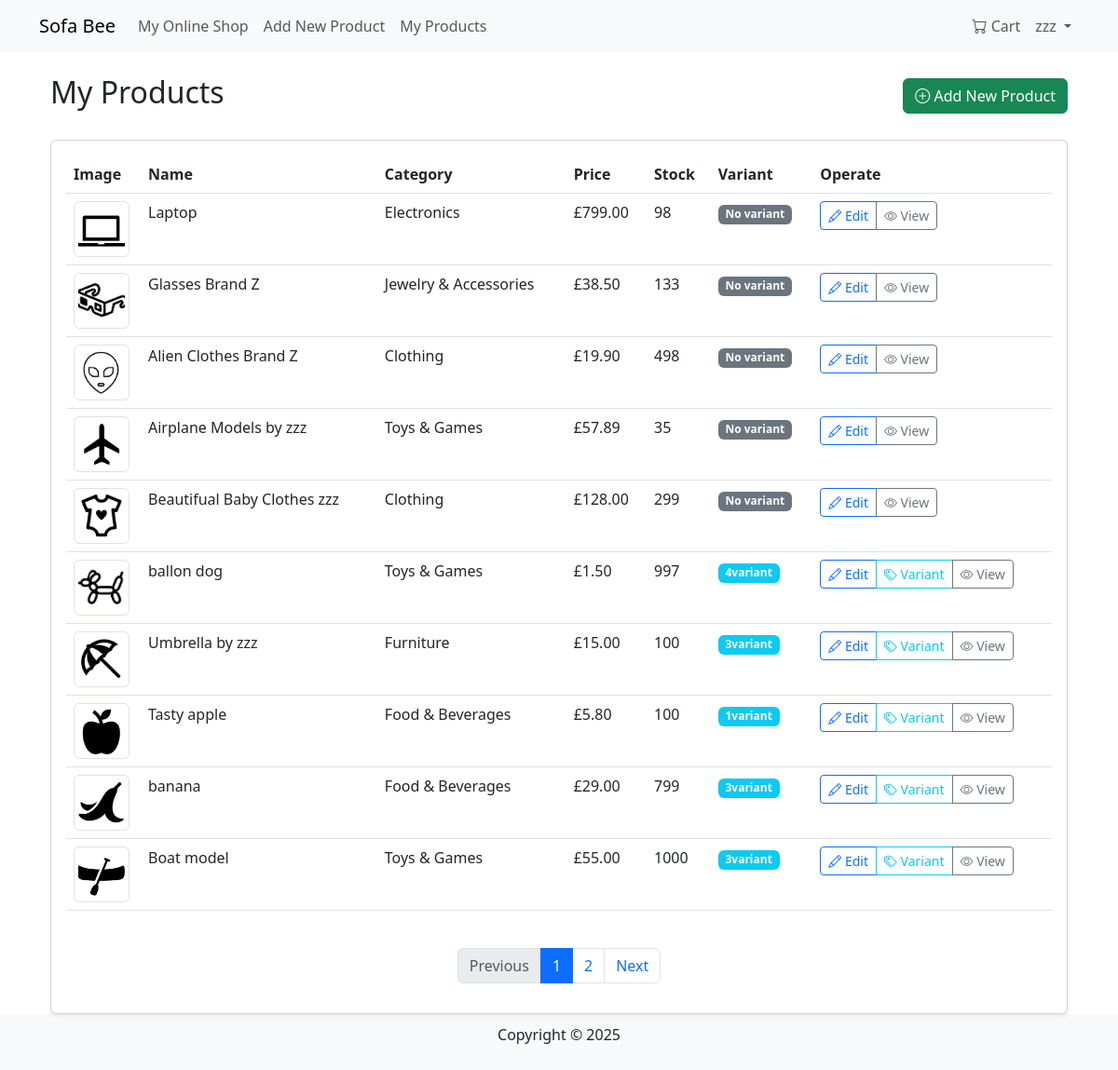
Before: /products/manage/ (signed in) with the older database file.
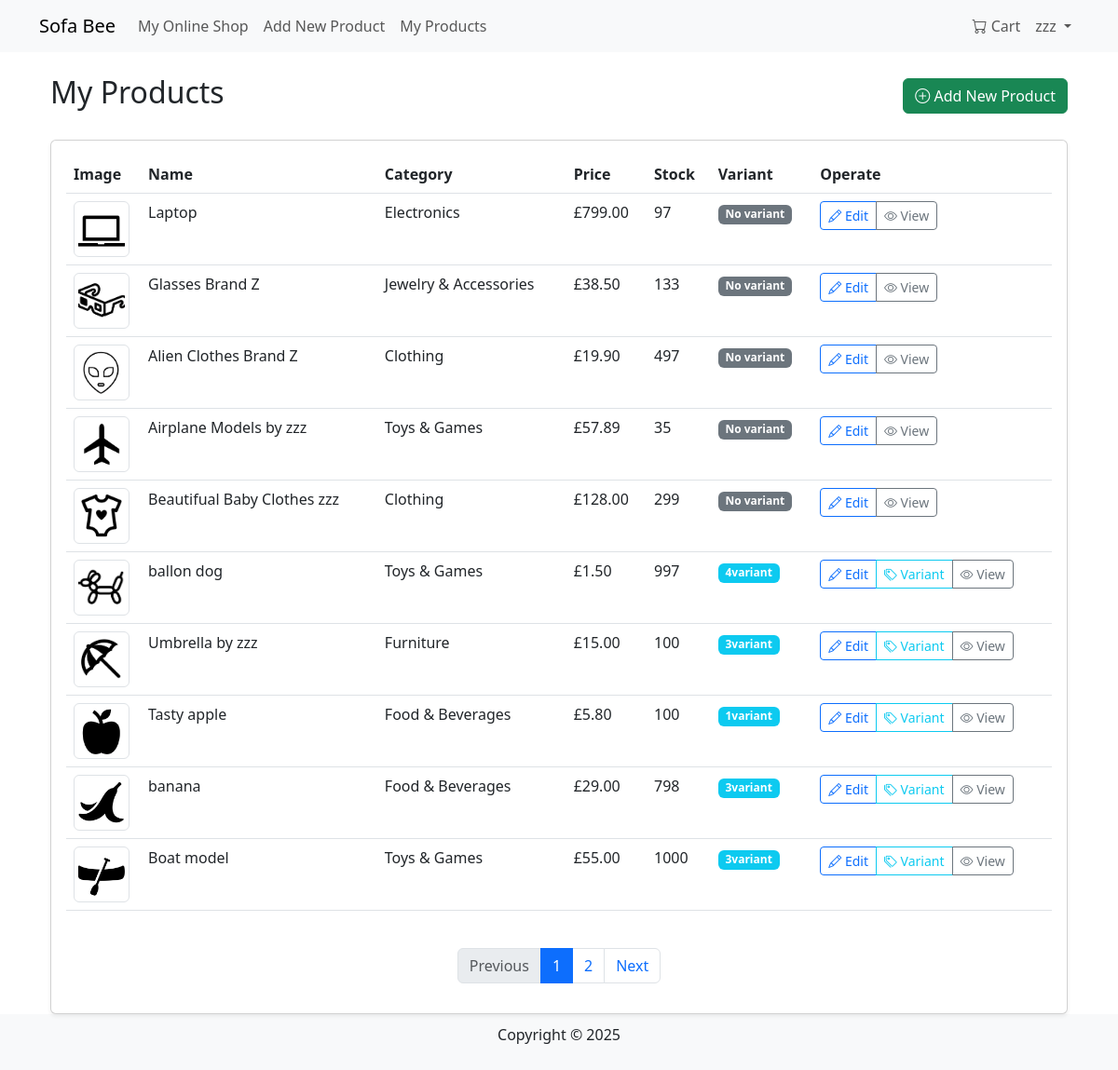
After: the same page with the newer database file.
### products/models.py (models this page shows, shortened)
class Product(models.Model):
    name = models.CharField(max_length=255)
    description = models.TextField()
    price = models.DecimalField(max_digits=10, decimal_places=2)
    category = models.ForeignKey(Category, on_delete=models.SET_NULL, null=True, blank=True)
    image = models.ImageField(upload_to='products/', blank=True, null=True)
    seller = models.ForeignKey(User, on_delete=models.CASCADE, null=True, blank=True)
    stock = models.PositiveIntegerField(default=0)
    created_at = models.DateTimeField(auto_now_add=True)

class Category(models.Model):
    name = models.CharField(max_length=255, unique=True)
    description = models.TextField(blank=True)

### products/views.py (the view)
# urls.py: path('manage/', manage_products, name='manage_products'),
@login_required
def manage_products(request):
    if not hasattr(request.user, "userprofile") or request.user.userprofile.user_type != 'merchant':
        messages.error(request, "Only merchant users have access to the merchandise management.")
        return redirect('products:product_list')
    products = Product.objects.filter(seller=request.user)
    paginator = Paginator(products, 10)
    page = request.GET.get('page')
    products = paginator.get_page(page)
    return render(request, 'products/manage_products.html', {'products': products})

### cart/context_processors.py (called while the page is built)
def cart_processor(request):
    cart = None
    cart_total_items = 0
    if request.user.is_authenticated:
        try:
            cart = Cart.objects.get(user=request.user)
            cart_total_items = cart.items.count()
        except Cart.DoesNotExist:
            pass
    return {
        'cart': cart,
        'cart_total_items': cart_total_items
    }

### products/templates/products/manage_products.html (shortened to what this page needs)
{% extends "base.html" %}
{% block content %}
<div class="container mt-4">
    <div class="d-flex justify-content-between align-items-center mb-4">
        <h2>My Products</h2>
        <a href="{% url 'products:add_product' %}" class="btn btn-success">
            <i class="bi bi-plus-circle"></i> Add New Product
        </a>
    </div>
    <div class="card shadow-sm">
        <div class="card-body">
            {% if products %}
                <div class="table-responsive">
                    <table class="table table-hover">
                        <thead>
                            <tr>
                                <th style="width: 80px;">Image</th>
                                <th>Name</th>
                                <th>Category</th>
                                <th>Price</th>
                                <th>Stock</th>
                                <th>Variant</th>
                                <th>Operate</th>
                            </tr>
                        </thead>
                        <tbody>
                            {% for product in products %}
                                <tr>
                                    <td>
                                        {% if product.image %}
                                            <img src="{{ product.image.url }}" alt="{{ product.name }}" style="width: 60px; height: 60px; object-fit: cover;" class="img-thumbnail">
                                        {% else %}
                                            <div class="bg-light text-center p-2" style="width: 60px; height: 60px;">No Image</div>
                                        {% endif %}
                                    </td>
                                    <td>{{ product.name }}</td>
                                    <td>{{ product.category.name }}</td>
                                    <td>£{{ product.price }}</td>
                                    <td>{{ product.stock }}</td>
                                    <td>
                                        {% if product.variants.exists %}
                                            <span class="badge bg-info">{{ product.variants.count }}variant</span>
                                        {% else %}
                                            <span class="badge bg-secondary">No variant</span>
                                        {% endif %}
                                    </td>
                                    <td>
                                        <div class="btn-group">
                                            <a href="{% url 'products:edit_product' product.id %}" class="btn btn-sm btn-outline-primary">
                                                <i class="bi bi-pencil"></i> Edit
                                            </a>
                                            {% if product.variants.exists %}
                                                <a href="{% url 'products:manage_variants' product.id %}" class="btn btn-sm btn-outline-info">
                                                    <i class="bi bi-tags"></i> Variant
                                                </a>
                                            {% endif %}
                                            <a href="{% url 'products:product_detail' product.id %}" class="btn btn-sm btn-outline-secondary">
                                                <i class="bi bi-eye"></i> View
                                            </a>
                                        </div>
                                    </td>
                                </tr>
                            {% endfor %}
                        </tbody>
                    </table>
                </div>
                {% if products.has_other_pages %}
                <nav aria-label="Page navigation" class="mt-4">
                    <ul class="pagination justify-content-center">
                        {% if products.has_previous %}
                        <li class="page-item">
                            <a class="page-link" href="?page={{ products.previous_page_number }}">Previous</a>
                        </li>
                        {% else %}
                        <li class="page-item disabled">
                            <span class="page-link">Previous</span>
                        </li>
                        {% endif %}
                        {% for i in products.paginator.page_range %}
                            {% if products.number == i %}
                            <li class="page-item active"><span class="page-link">{{ i }}</span></li>
                            {% else %}
                            <li class="page-item">
                                <a class="page-link" href="?page={{ i }}">{{ i }}</a>
                            </li>
                            {% endif %}
                        {% endfor %}
                        {% if products.has_next %}
                        <li class="page-item">
                            <a class="page-link" href="?page={{ products.next_page_number }}">Next</a>
                        </li>
                        {% else %}
                        <li class="page-item disabled">
                            <span class="page-link">Next</span>
                        </li>
                        {% endif %}
                    </ul>
                </nav>
                {% endif %}
            {% endif %}
        </div>
    </div>
</div>
{% endblock %}

### products/templates/base.html (shortened to what this page needs)
<!DOCTYPE html>
<html lang="en">
<head>
    <link rel="stylesheet" href="https://cdn.jsdelivr.net/npm/bootstrap@5.3.0/dist/css/bootstrap.min.css">
    <link rel="stylesheet" href="https://cdn.jsdelivr.net/npm/bootstrap-icons@1.11.1/font/bootstrap-icons.css">
</head>
<body>
    <nav class="navbar navbar-expand-lg navbar-light bg-light">
        <div class="container">
            <a class="navbar-brand" href="{% url 'products:product_list' %}">Sofa Bee</a>
            <div class="collapse navbar-collapse" id="navbarNav">
                <ul class="navbar-nav me-auto">
                    <li class="nav-item"><a class="nav-link" href="{% url 'products:product_list' %}">My Online Shop</a></li>
                    {% if user.is_authenticated and user.userprofile.user_type == 'merchant' %}
                    <li class="nav-item"><a class="nav-link" href="{% url 'products:add_product' %}">Add New Product</a></li>
                    <li class="nav-item"><a class="nav-link" href="{% url 'products:manage_products' %}">My Products</a></li>
                    {% endif %}
                </ul>
                <ul class="navbar-nav">
                    {% if user.is_authenticated %}
                        <li class="nav-item">
                            <a class="nav-link" href="{% url 'cart:cart_detail' %}">
                                <i class="bi bi-cart"></i> Cart
                            </a>
                        </li>
                        <li class="nav-item dropdown">
                            <a class="nav-link dropdown-toggle" href="#" id="userDropdown" role="button"
                              data-bs-toggle="dropdown" aria-expanded="false">
                                {{ user.username }}
                            </a>
                        </li>
                    {% else %}
                        <li class="nav-item"><a class="btn btn-primary" href="{% url 'users:login' %}">Log In</a></li>
                    {% endif %}
                </ul>
            </div>
        </div>
    </nav>
    <div class="container content">
        {% block content %}{% endblock %}
    </div>
    <footer>
        <p>Copyright © 2025</p>
    </footer>
</body>
</html>

### products/templates/base.html (style rules this page uses)
body { display: flex; flex-direction: column; min-height: 100vh; }
.content { flex: 1; }
footer { text-align: center; padding: 10px 0; background-color: #f8f9fa; }

Changed rows visible on the page:
changed Product "Laptop": stock "98" → "97"
changed Product "Alien Clothes Brand Z": stock "498" → "497"
changed Product "banana": stock "799" → "798"
